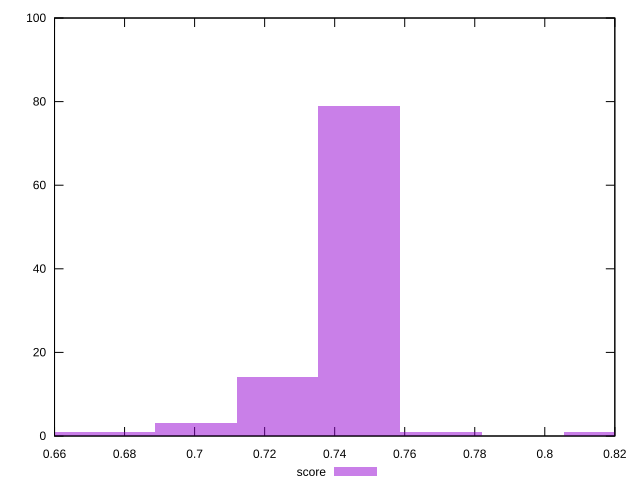

Write gnuplot code to recreate this figure.
reset

$score <<EOF
0.7470230065074014 79
0.8170564133674703 1
0.6536451306939762 1
0.7236785375540451 14
0.7003340686006888 3
0.6769895996473325 1
0.7703674754607577 1
EOF

set key outside below
set boxwidth 0.023344468953356293
set xrange [0.66:0.82]
set yrange [0:100]
set trange [0:100]
set style fill transparent solid 0.5 noborder
set terminal svg size 640, 490 enhanced background rgb 'white'
set output "reports/report_00028_2021-02-24T12-49-42.674Z/uses-rel-preconnect/samples/astro/score/histogram.svg"

plot $score title "score" with boxes

reset
